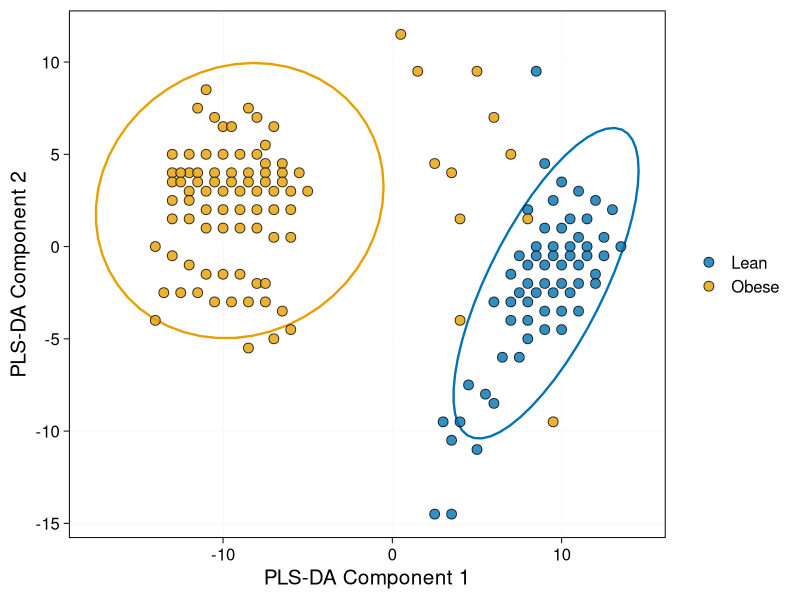

Write R code to recreate this figure.
library(ggplot2)
library(here)
setwd(here::here("figures/FigS6b"))

df = read.csv("data.csv", stringsAsFactors = FALSE)
df$group = factor(df$group, levels = c("Lean", "Obese"))

group_colors = c("Lean" = "#0072B2", "Obese" = "#E69F00")

p = ggplot(df, aes(x = xvar1, y = xvar2)) +
  stat_ellipse(aes(color = group), level = 0.95, linewidth = 0.8, show.legend = FALSE) +
  geom_point(aes(fill = group), shape = 21, size = 3, alpha = 0.8, color = "black") +
  scale_fill_manual(values = group_colors, name = NULL) +
  scale_color_manual(values = group_colors, guide = "none") +
  labs(
    x = "PLS-DA Component 1",
    y = "PLS-DA Component 2"
  ) +
  theme_linedraw(base_size = 15) +
  theme(
    panel.grid.major = element_line(colour = "grey90"),
    panel.grid.minor = element_blank(),
    legend.position = "right"
  )

ggsave("figs6b.png", p, width = 5.5, height = 4, dpi = 800, bg = "white")
